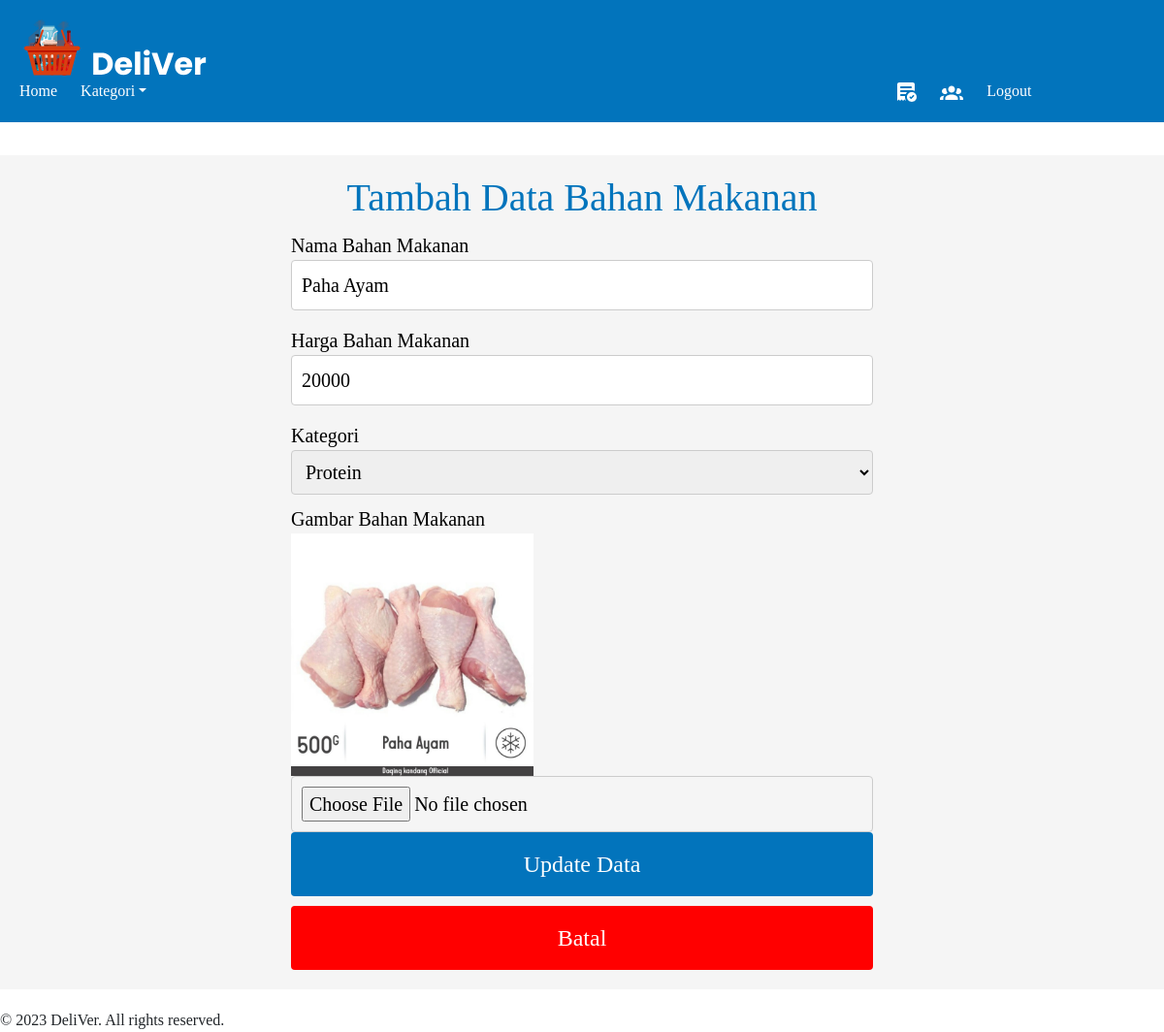
Page /update.php?id_menu=20 (signed in) on the committed database.
### tables this page shows
CREATE TABLE `menu` (
  `id` int(11) NOT NULL,
  `nama` varchar(30) NOT NULL,
  `harga` int(11) NOT NULL,
  `kategori` varchar(30) NOT NULL,
  `gambar` varchar(255) NOT NULL
);

### update.php (the view, shortened to what this page needs)
<?php
require 'koneksi.php';
$id_menu = $_GET["id_menu"];
function query($query)
{
	global $konek;
	$result = mysqli_query($konek, $query);
	$rows = [];
	while ($row = mysqli_fetch_assoc($result)) {
		$rows[] = $row;
	}
	return $rows;
}
$menu = query("SELECT * FROM menu WHERE id = '$id_menu'")[0];
?>
<!DOCTYPE html>
<html lang="en">
<head>
	<link href="https://cdn.jsdelivr.net/npm/bootstrap@5.3.0/dist/css/bootstrap.min.css" rel="stylesheet">
	<link rel="stylesheet" type="text/css" href="styles.css">
</head>
<body>
	<header>
		<nav class="navbar fixed-top" style="background-color: #0274BC; padding: 20px;">
			<ul>
				<img src="img/logo.svg" alt="Logo DeliVer" style="text-align: left;">
			</ul>
			<ul>
				<li><a href="homepage_admin.php">Home</a></li>
				<li class="dropdown"><a href="shop_admin.php" class=" dropdown-toggle" data-bs-toggle="dropdown" aria-expanded="false">Kategori</a>
				</li>
				<li style="margin-left: 750px;"> <a href="history_admin.php">
            <img src="img/history.svg" alt="history">
          </a></li>
          <li> <a href="user_admin.php">
            <img src="img/accounts.svg" alt="user_admin">
          </a></li>
				<li><a href="logout.php">Logout</a></li>
			</ul>
		</nav>
	</header>
	<section id="promo">
		<div class="container">
			<h1 style="text-align: center; color:#0274BC" ;>Tambah Data Bahan Makanan</h1>
			<form action="" method="POST" enctype="multipart/form-data">
				<label for="nama">Nama Bahan Makanan</label>
				<p><input type="text" id="nama" name="nama" placeholder="Masukkan nama Bahan Makanan.." required value="<?= $menu["nama"]; ?>"></p>
				<label for="harga">Harga Bahan Makanan</label>
				<p><input type="text" id="harga" name="harga" placeholder="Masukkan harga Bahan Makanan.." required value="<?= $menu["harga"]; ?>"></p>
				<label for="kategori">Kategori</label>
				<select name="kategori" id="kategori" required>
					<option selected><?= $menu["kategori"]; ?></option>
				</select>
				<label for="gambar">Gambar Bahan Makanan</label>
				<img src="img/<?= $menu['gambar']; ?>" width="250"><br>
				<input type="file" id="gambar" name="gambar" placeholder="Masukkan gambar Bahan Makanan.." required>
				<button name="submit" id="submit" type="submit" style=" background-color: #0274BC;">Update Data</button>
			</form>
			<a href="shop_admin.php" style="color: whitesmoke;text-decoration: none;">
				<button style=" background-color: red;max-width: 600px;margin: 0 auto;">Batal</button>
			</a>
		</div>
	</section>
	<footer style="position: absolute;"> &copy; 2023 DeliVer. All rights reserved.</footer>
</body>
</html>

### styles.css (style rules this page uses)
body { font-family: Poppins; margin: 0; padding: 0; }
header { background-color: #fff; color: #fff; padding: 80px; }
nav ul { list-style-type: none; margin: 0; padding: 0; }
nav li { display: inline-block; margin-right: 20px; }
nav li a { color: #fff; text-decoration: none; }
#promo { background-color: #f5f5f5; padding: 20px; margin-bottom: 20px; }
.container { max-width: 800px; margin: 0 auto; }
h1 { text-align: left; }
form { max-width: 600px; margin: 0 auto; }
label { color: black; font-size: 20px; display: block; margin-top: 10px; }
input { color: black; font-size: 20px; display: block; width: 100%; padding: 10px; border: 1px solid #ccc; border-radius: 4px; }
select { color: black; font-size: 20px; display: block; width: 100%; padding: 10px; border: 1px solid #ccc; border-radius: 4px; }
button { color: white; font-size: 24px; display: block; width: 100%; padding: 15px; border: none; border-radius: 4px; cursor: pointer; }

### rows in the picture
menu: nama "Paha Ayam", harga "20000", kategori "Protein", gambar (picture)
